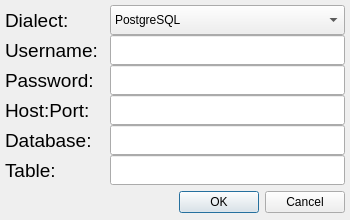
<?xml version="1.0" encoding="UTF-8"?>
<ui version="4.0">
 <class>Dialog</class>
 <widget class="QDialog" name="Dialog">
  <property name="geometry">
   <rect>
    <x>0</x>
    <y>0</y>
    <width>350</width>
    <height>220</height>
   </rect>
  </property>
  <property name="minimumSize">
   <size>
    <width>350</width>
    <height>190</height>
   </size>
  </property>
  <property name="maximumSize">
   <size>
    <width>350</width>
    <height>250</height>
   </size>
  </property>
  <property name="windowTitle">
   <string>Save to DataBase</string>
  </property>
  <widget class="QComboBox" name="dialectCB">
   <property name="geometry">
    <rect>
     <x>110</x>
     <y>5</y>
     <width>235</width>
     <height>30</height>
    </rect>
   </property>
   <item>
    <property name="text">
     <string>PostgreSQL</string>
    </property>
   </item>
   <item>
    <property name="text">
     <string>MySQL</string>
    </property>
   </item>
   <item>
    <property name="text">
     <string>Oracle</string>
    </property>
   </item>
   <item>
    <property name="text">
     <string>Microsoft SQL Server</string>
    </property>
   </item>
   <item>
    <property name="text">
     <string>SQLite</string>
    </property>
   </item>
  </widget>
  <widget class="QLineEdit" name="hostportLE">
   <property name="geometry">
    <rect>
     <x>110</x>
     <y>95</y>
     <width>235</width>
     <height>30</height>
    </rect>
   </property>
  </widget>
  <widget class="QLineEdit" name="userLE">
   <property name="geometry">
    <rect>
     <x>110</x>
     <y>35</y>
     <width>235</width>
     <height>30</height>
    </rect>
   </property>
  </widget>
  <widget class="QLineEdit" name="dbLE">
   <property name="geometry">
    <rect>
     <x>110</x>
     <y>125</y>
     <width>235</width>
     <height>30</height>
    </rect>
   </property>
  </widget>
  <widget class="QLineEdit" name="passwordLE">
   <property name="geometry">
    <rect>
     <x>110</x>
     <y>65</y>
     <width>235</width>
     <height>30</height>
    </rect>
   </property>
  </widget>
  <widget class="QLabel" name="label_1">
   <property name="geometry">
    <rect>
     <x>5</x>
     <y>5</y>
     <width>100</width>
     <height>30</height>
    </rect>
   </property>
   <property name="font">
    <font>
     <pointsize>14</pointsize>
    </font>
   </property>
   <property name="text">
    <string>Dialect:</string>
   </property>
  </widget>
  <widget class="QLabel" name="label_2">
   <property name="geometry">
    <rect>
     <x>5</x>
     <y>35</y>
     <width>100</width>
     <height>30</height>
    </rect>
   </property>
   <property name="font">
    <font>
     <pointsize>14</pointsize>
    </font>
   </property>
   <property name="text">
    <string>Username:</string>
   </property>
  </widget>
  <widget class="QLabel" name="label_3">
   <property name="geometry">
    <rect>
     <x>5</x>
     <y>65</y>
     <width>100</width>
     <height>30</height>
    </rect>
   </property>
   <property name="font">
    <font>
     <pointsize>14</pointsize>
    </font>
   </property>
   <property name="text">
    <string>Password:</string>
   </property>
  </widget>
  <widget class="QLabel" name="label_4">
   <property name="geometry">
    <rect>
     <x>5</x>
     <y>95</y>
     <width>100</width>
     <height>30</height>
    </rect>
   </property>
   <property name="font">
    <font>
     <pointsize>14</pointsize>
    </font>
   </property>
   <property name="text">
    <string>Host:Port:</string>
   </property>
  </widget>
  <widget class="QLabel" name="label_5">
   <property name="geometry">
    <rect>
     <x>5</x>
     <y>125</y>
     <width>100</width>
     <height>30</height>
    </rect>
   </property>
   <property name="font">
    <font>
     <pointsize>14</pointsize>
    </font>
   </property>
   <property name="text">
    <string>Database:</string>
   </property>
  </widget>
  <widget class="QDialogButtonBox" name="buttonBox">
   <property name="geometry">
    <rect>
     <x>179</x>
     <y>190</y>
     <width>166</width>
     <height>25</height>
    </rect>
   </property>
   <property name="standardButtons">
    <set>QDialogButtonBox::Cancel|QDialogButtonBox::Ok</set>
   </property>
  </widget>
  <widget class="QLabel" name="label_6">
   <property name="geometry">
    <rect>
     <x>5</x>
     <y>155</y>
     <width>100</width>
     <height>30</height>
    </rect>
   </property>
   <property name="font">
    <font>
     <pointsize>14</pointsize>
    </font>
   </property>
   <property name="text">
    <string>Table:</string>
   </property>
  </widget>
  <widget class="QLineEdit" name="tableLE">
   <property name="geometry">
    <rect>
     <x>110</x>
     <y>155</y>
     <width>235</width>
     <height>30</height>
    </rect>
   </property>
  </widget>
 </widget>
 <resources/>
 <connections/>
</ui>
